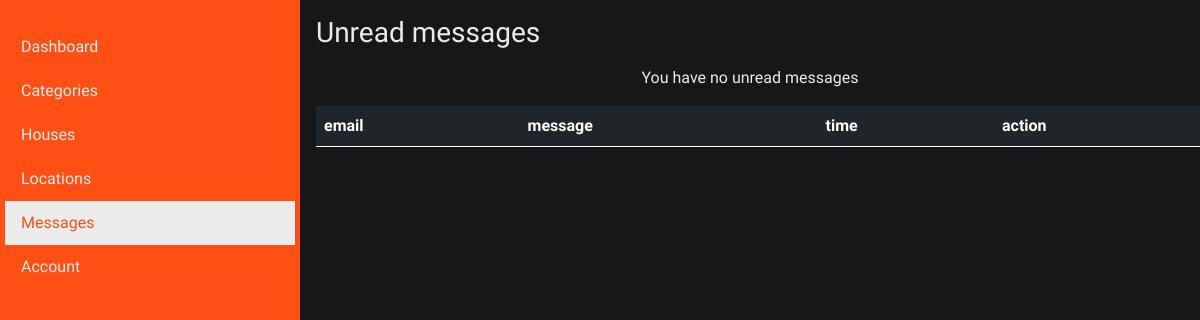
The page /staff/messages/ on the database as committed earlier.
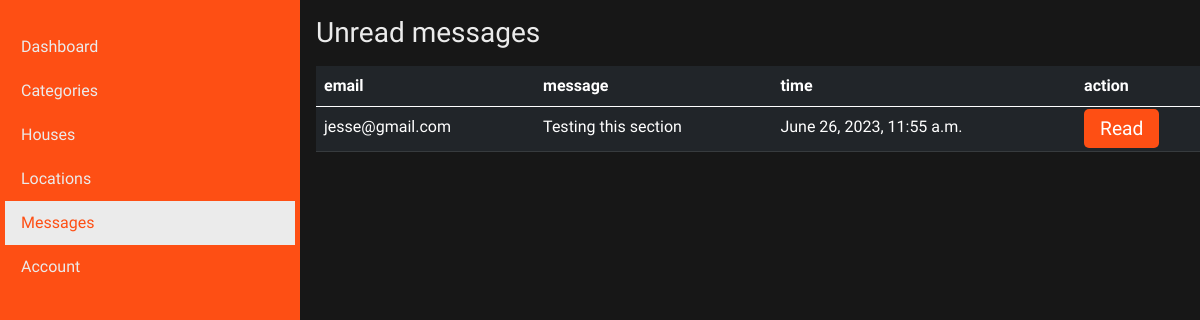
The same page on the database as committed later.
### staff/models.py (models this page shows, shortened)
class Message(models.Model):
    first_name = models.CharField(max_length=100)
    last_name = models.CharField(max_length=100)
    email = models.EmailField()
    phone_number = models.IntegerField()
    message = models.TextField()
    is_read = models.BooleanField(default=False)
    created_at = models.DateTimeField(auto_now_add=True)

### staff/views.py (the view)
# urls.py: path('messages/', messages, name="messages")
def messages(request):
    all_messages = Message.objects.filter(is_read=False)
    context = {
        "messages": all_messages
    }
    return render(request, "staff/messages.html", context)

### templates/staff/messages.html (shortened to what this page needs)
{% extends 'layouts/staff_base.html' %}
{% load static %}
{% block content %}
    <h1 class="h3 m-3">Unread messages</h1>
    <table class="table table-dark m-3">
        <thead>
            <th>email</th>
            <th>message</th>
            <th>time</th>
            <th>action</th>
        </thead>
        <tbody>
            {% for unread_message in messages %}
                <tr>
                    <td>{{ unread_message.email }}</td>
                    <td class="text-truncate">{{ unread_message.message }}</td>
                    <td>{{ unread_message.created_at }}</td>
                    <td>
                        <a href="#view" class="btn-custom-secondary" >Read</a>
                    </td>
                </tr>
            {% empty %}
                <tr class="my-5 mx-3">
                    <p class="text-center">You have no unread messages</p>
                </tr>
            {% endfor %}
        </tbody>
    </table>
{% endblock %}

Rows that differ between the two databases and show on the page:
added Message: email "jesse@gmail.com", message "Testing this section", created_at "June 26, 2023, 11:55 a.m."
Other text that changed with them:
text no longer shown: "You have no unread messages"
